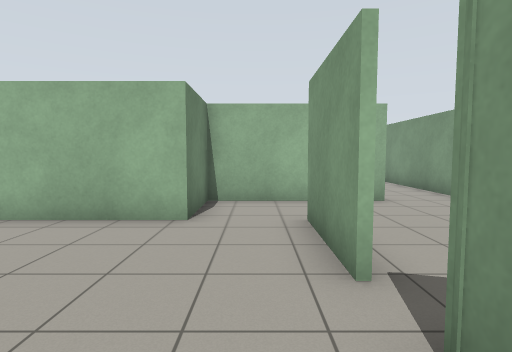
[1] (above)

24 first-person views from a walk through a world built for the Gazebo simulator. The camera is 1.2 m above the floor, tilts 4° down and sees 80° across. The floor is counted in squares, 1 m on a side. Each view is taken from the middle of a square. On the plan, view 1 faces up. The plan holds only what a view shows up to about 13 squares ahead; the rest is blank. The place goes on beyond the plan.

[2]
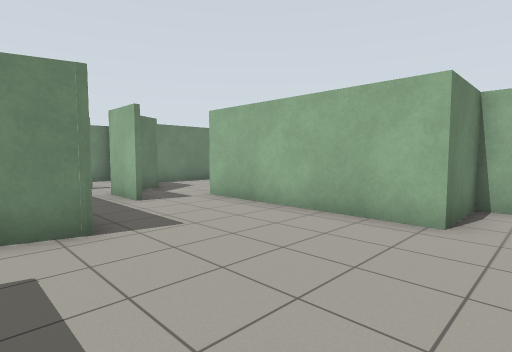

[3]
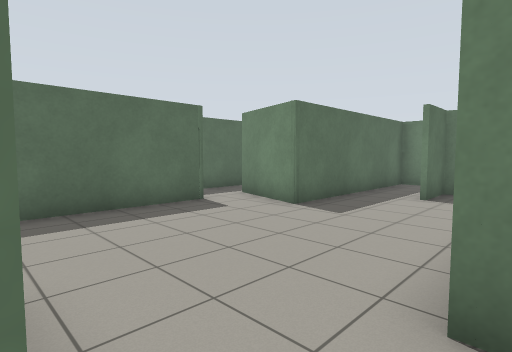

[4]
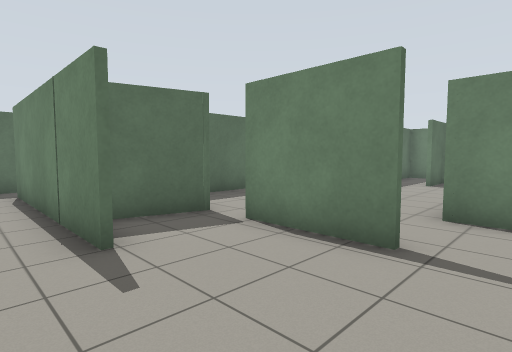

[5]
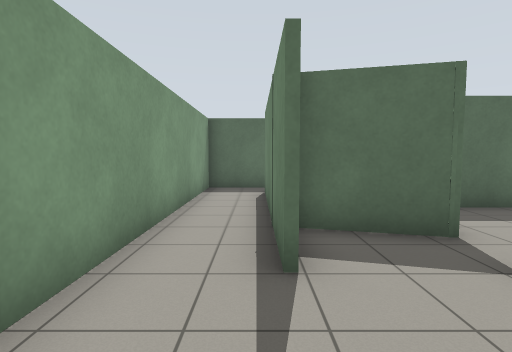

[6]
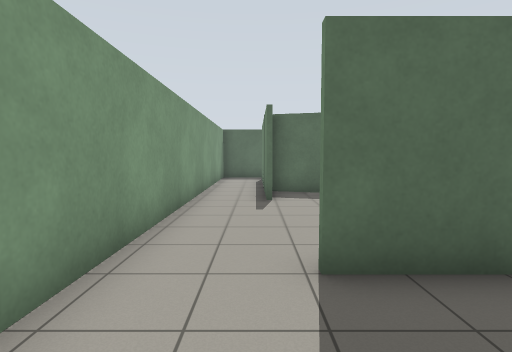

[7]
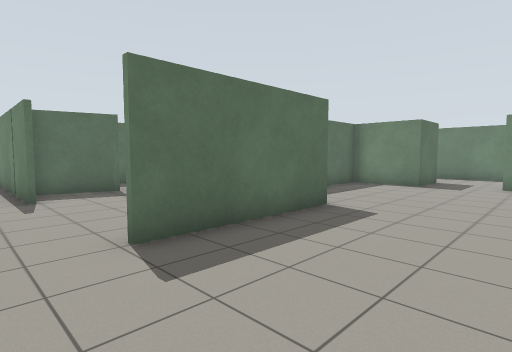

[8]
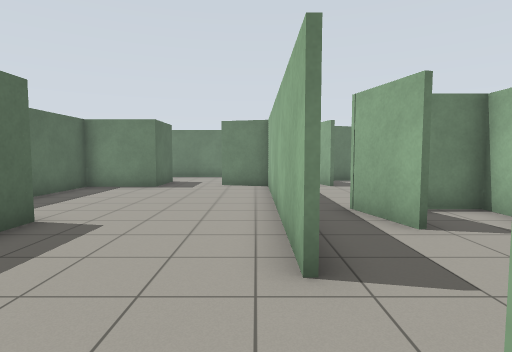

[9]
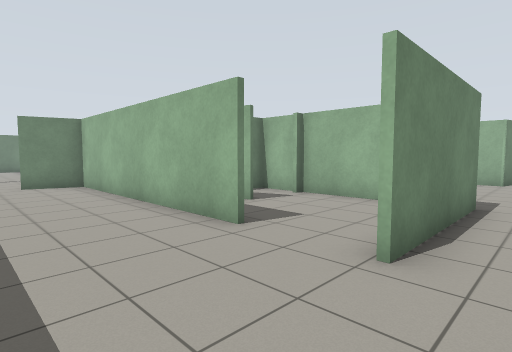

[10]
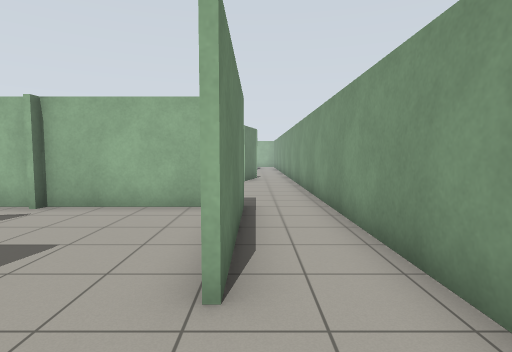

[11]
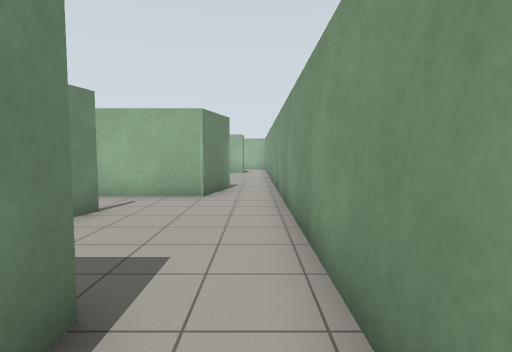

[12]
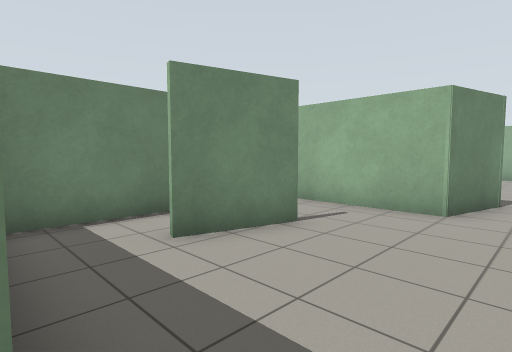

[13]
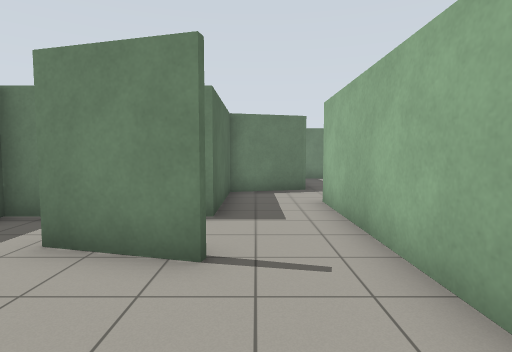

[14]
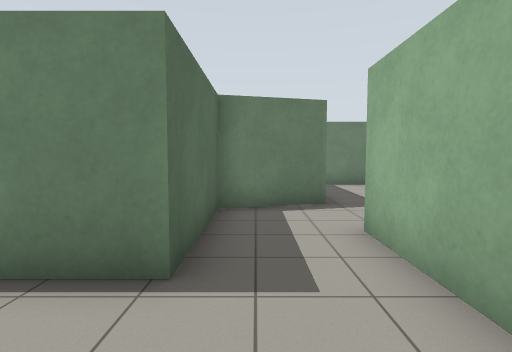

[15]
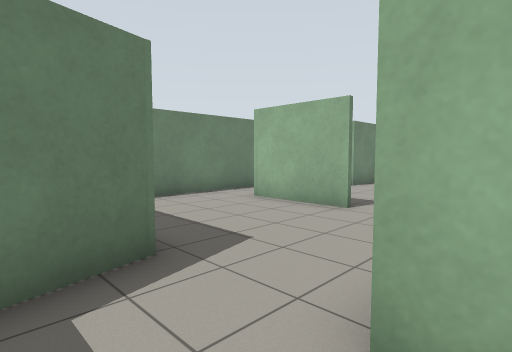

[16]
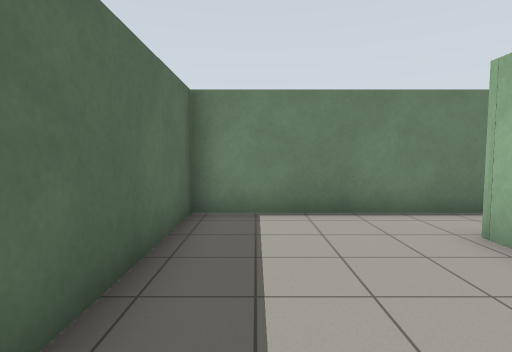

[17]
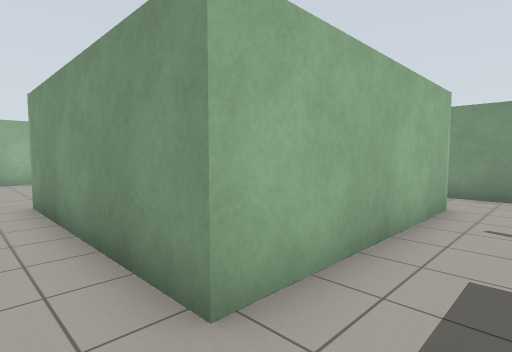

[18]
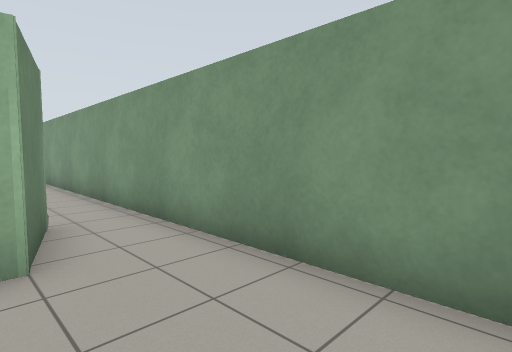

[19]
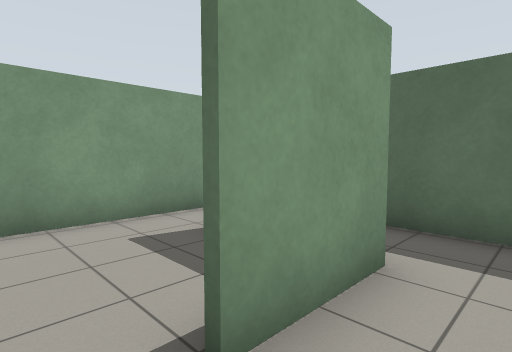

[20]
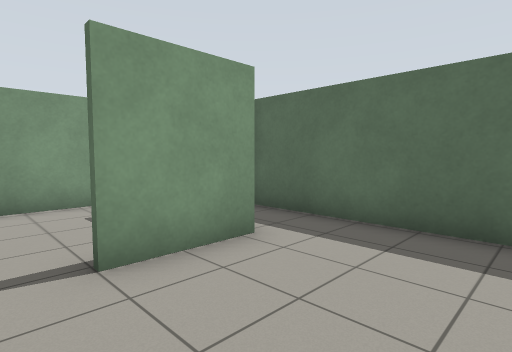

[21]
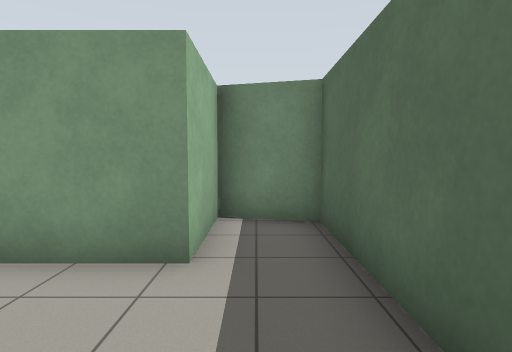

[22]
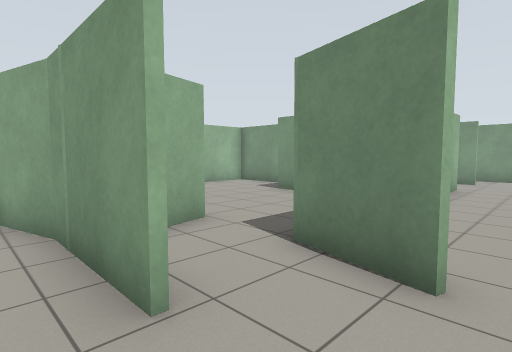

[23]
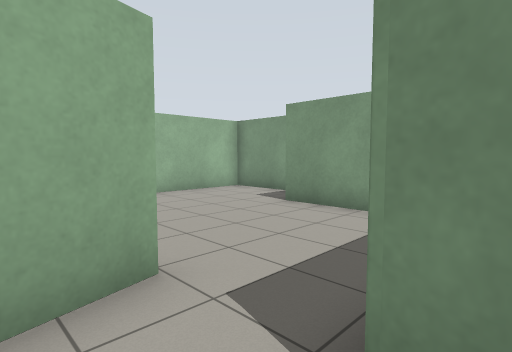

[24]
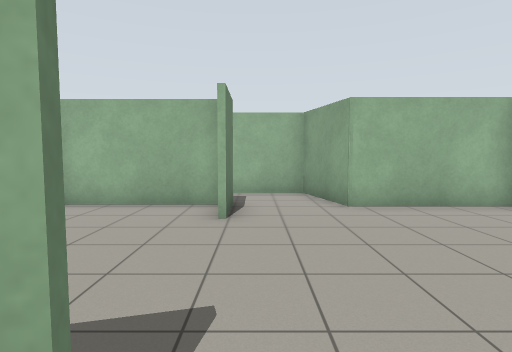

### Floor plan
Key: @ floor where view 1 was taken; # wall or solid block; . floor; T thing the floor can be seen under or through.
Columns run from 12 left of view 1 to 6 right of it. Each row starts with its distance up from view 1.
 29   #.  .. #. ......#
 28   #.###..# .......#
 27   #......#...#....#
 26   #......#...####.#
 25   #......#......#.#
 24   ######.########.#
 23     ...#..........#
 22     ...#..........#
 21 #####..#####.#....#
 20  ...#......#.#....#
 19   .........#......#
 18   .........#......#
 17   #......########.#
 16  .#......#......#.#
 15  .###....T......#.#
 14  .#......TTT....#.#
 13  .#..###TTTTTT..#.#
 12  ...##............#
 11  ...#.............#
 10  .................#
  9   ................#
  8    ###.....#####..#
  7  ....#.....#......#
  6  ....#######......#
  5  ##..........#....#
  4 ..###........#....#
  3 #............#....#
  2 #...............#.#
  1 ########.....####.#
  0       ##....@   #.#
 -1       #######   #.#
 -2       ##        #.#
 -3      ###        #.#
 -4                 #.#
 -5                 ###

Positions as (right, up) in squares from view 1, and headings:
1: (0, 0), facing up
2: (0, 0), facing up-left
3: (1, 6), facing down-left
4: (5, 7), facing down-left
5: (4, 6), facing down
6: (4, 11), facing down
7: (5, 12), facing down-left
8: (4, 12), facing left
9: (5, 9), facing up-left
10: (4, 10), facing up
11: (5, 15), facing up
12: (5, 17), facing up-left
13: (5, 22), facing left
14: (2, 22), facing left
15: (-2, 22), facing up-left
16: (-4, 25), facing left
17: (-4, 22), facing up-right
18: (3, 20), facing up-right
19: (0, 29), facing down-right
20: (-2, 29), facing down-right
21: (-2, 25), facing right
22: (-11, 10), facing up-right
23: (-9, 12), facing up-right
24: (-7, 14), facing up
